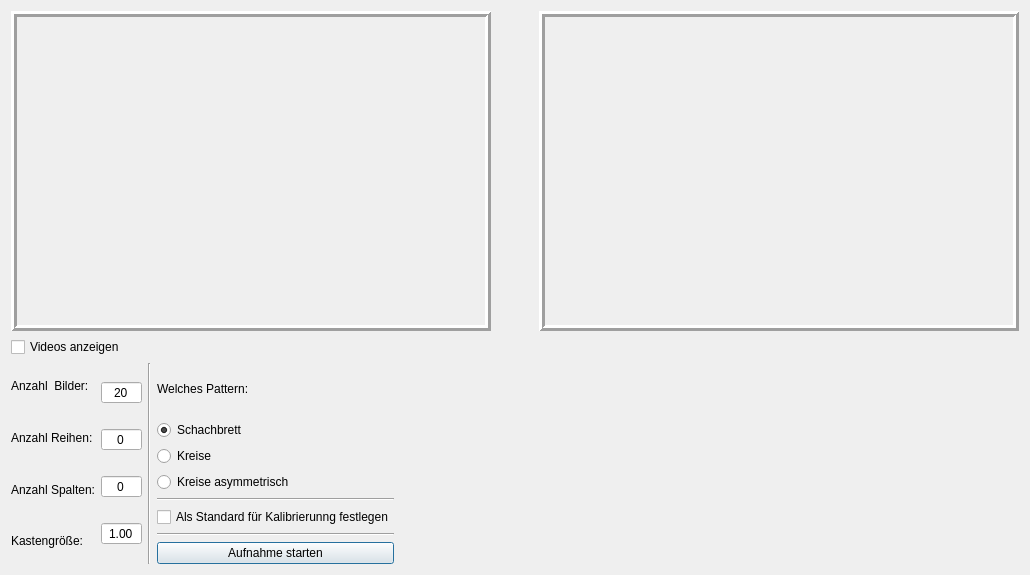
<?xml version="1.0" encoding="UTF-8"?>
<ui version="4.0">
 <class>ImageSetDialog</class>
 <widget class="QDialog" name="ImageSetDialog">
  <property name="geometry">
   <rect>
    <x>0</x>
    <y>0</y>
    <width>1030</width>
    <height>575</height>
   </rect>
  </property>
  <property name="minimumSize">
   <size>
    <width>1030</width>
    <height>575</height>
   </size>
  </property>
  <property name="maximumSize">
   <size>
    <width>1030</width>
    <height>575</height>
   </size>
  </property>
  <property name="windowTitle">
   <string>Dialog</string>
  </property>
  <layout class="QGridLayout" name="gridLayout">
   <item row="0" column="0">
    <layout class="QVBoxLayout" name="verticalLayout_9">
     <item>
      <layout class="QHBoxLayout" name="horizontalLayout_2">
       <item>
        <widget class="QLabel" name="videoLabelLeft">
         <property name="minimumSize">
          <size>
           <width>480</width>
           <height>320</height>
          </size>
         </property>
         <property name="maximumSize">
          <size>
           <width>480</width>
           <height>320</height>
          </size>
         </property>
         <property name="autoFillBackground">
          <bool>true</bool>
         </property>
         <property name="frameShape">
          <enum>QFrame::Box</enum>
         </property>
         <property name="frameShadow">
          <enum>QFrame::Raised</enum>
         </property>
         <property name="lineWidth">
          <number>3</number>
         </property>
         <property name="text">
          <string/>
         </property>
        </widget>
       </item>
       <item>
        <spacer name="horizontalSpacer">
         <property name="orientation">
          <enum>Qt::Horizontal</enum>
         </property>
         <property name="sizeHint" stdset="0">
          <size>
           <width>40</width>
           <height>20</height>
          </size>
         </property>
        </spacer>
       </item>
       <item>
        <widget class="QLabel" name="videoLabelRight">
         <property name="minimumSize">
          <size>
           <width>480</width>
           <height>320</height>
          </size>
         </property>
         <property name="maximumSize">
          <size>
           <width>480</width>
           <height>320</height>
          </size>
         </property>
         <property name="autoFillBackground">
          <bool>true</bool>
         </property>
         <property name="frameShape">
          <enum>QFrame::Box</enum>
         </property>
         <property name="frameShadow">
          <enum>QFrame::Raised</enum>
         </property>
         <property name="lineWidth">
          <number>3</number>
         </property>
         <property name="text">
          <string/>
         </property>
        </widget>
       </item>
      </layout>
     </item>
     <item>
      <widget class="QCheckBox" name="showVideosCheckBox">
       <property name="text">
        <string>Videos anzeigen</string>
       </property>
       <property name="checked">
        <bool>false</bool>
       </property>
      </widget>
     </item>
     <item>
      <layout class="QHBoxLayout" name="horizontalLayout_5">
       <item>
        <layout class="QHBoxLayout" name="horizontalLayout_7">
         <item>
          <layout class="QVBoxLayout" name="verticalLayout_4">
           <item>
            <widget class="QLabel" name="numberImages_label">
             <property name="text">
              <string>Anzahl  Bilder:</string>
             </property>
             <property name="buddy">
              <cstring>numberImages_spinBox</cstring>
             </property>
            </widget>
           </item>
           <item>
            <widget class="QLabel" name="rows_label">
             <property name="frameShape">
              <enum>QFrame::NoFrame</enum>
             </property>
             <property name="frameShadow">
              <enum>QFrame::Plain</enum>
             </property>
             <property name="lineWidth">
              <number>1</number>
             </property>
             <property name="midLineWidth">
              <number>0</number>
             </property>
             <property name="text">
              <string>Anzahl Reihen:</string>
             </property>
             <property name="buddy">
              <cstring>rows_spinBox</cstring>
             </property>
            </widget>
           </item>
           <item>
            <widget class="QLabel" name="columns_label">
             <property name="text">
              <string>Anzahl Spalten:</string>
             </property>
             <property name="buddy">
              <cstring>columns_spinBox</cstring>
             </property>
            </widget>
           </item>
           <item>
            <widget class="QLabel" name="squareSize_label">
             <property name="text">
              <string>Kastengröße:</string>
             </property>
             <property name="buddy">
              <cstring>squareSize_SpinBox</cstring>
             </property>
            </widget>
           </item>
          </layout>
         </item>
         <item>
          <layout class="QVBoxLayout" name="verticalLayout_5">
           <item>
            <widget class="QSpinBox" name="numberImages_spinBox">
             <property name="alignment">
              <set>Qt::AlignCenter</set>
             </property>
             <property name="buttonSymbols">
              <enum>QAbstractSpinBox::NoButtons</enum>
             </property>
             <property name="minimum">
              <number>10</number>
             </property>
             <property name="maximum">
              <number>50</number>
             </property>
             <property name="value">
              <number>20</number>
             </property>
            </widget>
           </item>
           <item>
            <widget class="QSpinBox" name="rows_spinBox">
             <property name="alignment">
              <set>Qt::AlignCenter</set>
             </property>
             <property name="buttonSymbols">
              <enum>QAbstractSpinBox::NoButtons</enum>
             </property>
             <property name="maximum">
              <number>20</number>
             </property>
            </widget>
           </item>
           <item>
            <widget class="QSpinBox" name="columns_spinBox">
             <property name="alignment">
              <set>Qt::AlignCenter</set>
             </property>
             <property name="buttonSymbols">
              <enum>QAbstractSpinBox::NoButtons</enum>
             </property>
             <property name="maximum">
              <number>20</number>
             </property>
            </widget>
           </item>
           <item>
            <widget class="QDoubleSpinBox" name="squareSize_SpinBox">
             <property name="alignment">
              <set>Qt::AlignCenter</set>
             </property>
             <property name="buttonSymbols">
              <enum>QAbstractSpinBox::NoButtons</enum>
             </property>
             <property name="minimum">
              <double>1.000000000000000</double>
             </property>
             <property name="maximum">
              <double>99.000000000000000</double>
             </property>
            </widget>
           </item>
          </layout>
         </item>
        </layout>
       </item>
       <item>
        <widget class="Line" name="line_3">
         <property name="orientation">
          <enum>Qt::Vertical</enum>
         </property>
        </widget>
       </item>
       <item>
        <layout class="QVBoxLayout" name="verticalLayout_6">
         <item>
          <layout class="QVBoxLayout" name="verticalLayout_7">
           <item>
            <widget class="QLabel" name="pattern_label">
             <property name="text">
              <string>Welches Pattern:</string>
             </property>
            </widget>
           </item>
           <item>
            <widget class="QRadioButton" name="chessboard_radioButton">
             <property name="text">
              <string>Schachbrett</string>
             </property>
             <property name="checked">
              <bool>true</bool>
             </property>
            </widget>
           </item>
           <item>
            <widget class="QRadioButton" name="circle_radioButton">
             <property name="text">
              <string>Kreise</string>
             </property>
            </widget>
           </item>
           <item>
            <widget class="QRadioButton" name="asymCircles_radioButton">
             <property name="text">
              <string>Kreise asymmetrisch</string>
             </property>
            </widget>
           </item>
          </layout>
         </item>
         <item>
          <widget class="Line" name="line">
           <property name="orientation">
            <enum>Qt::Horizontal</enum>
           </property>
          </widget>
         </item>
         <item>
          <widget class="QCheckBox" name="setImageSet_checkBox">
           <property name="text">
            <string>Als Standard für Kalibrierunng festlegen</string>
           </property>
          </widget>
         </item>
         <item>
          <widget class="Line" name="line_2">
           <property name="orientation">
            <enum>Qt::Horizontal</enum>
           </property>
          </widget>
         </item>
         <item>
          <widget class="QPushButton" name="imageSetRecord_button">
           <property name="text">
            <string>Aufnahme starten</string>
           </property>
          </widget>
         </item>
        </layout>
       </item>
       <item>
        <spacer name="horizontalSpacer_9">
         <property name="orientation">
          <enum>Qt::Horizontal</enum>
         </property>
         <property name="sizeHint" stdset="0">
          <size>
           <width>40</width>
           <height>20</height>
          </size>
         </property>
        </spacer>
       </item>
      </layout>
     </item>
    </layout>
   </item>
  </layout>
 </widget>
 <resources/>
 <connections/>
</ui>
